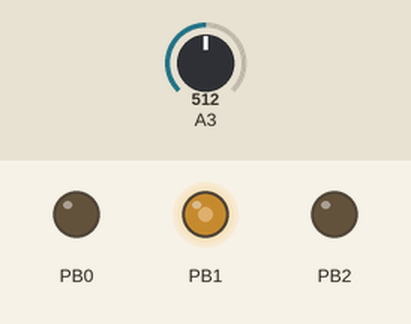
Recording of a sketch running on a simulated ATtiny85, built with avr-gcc and run on an emulated ATtiny85. On the bench: output pins drawn as LEDs (lit = HIGH). The inputs (shaded band) are chosen by the test bench; at power-on: A3 = 512.

Above: at 1.2 s.
1.3 s: A3 set to 710
At 2.3 s:
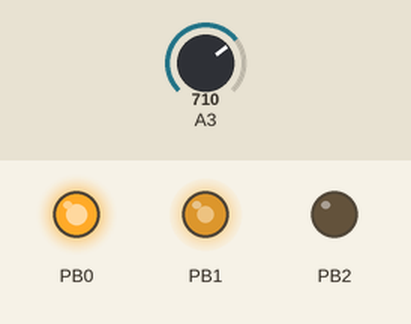
2.8 s: A3 set to 690
At 3.5 s:
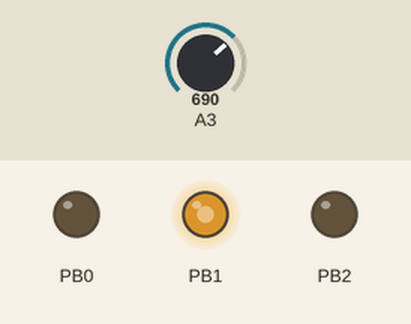
4.3 s: A3 set to 810
At 4.6 s:
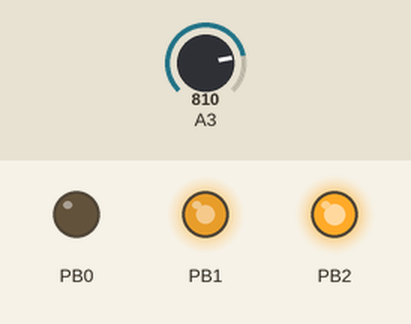
5.8 s: A3 set to 790
At 7.0 s:
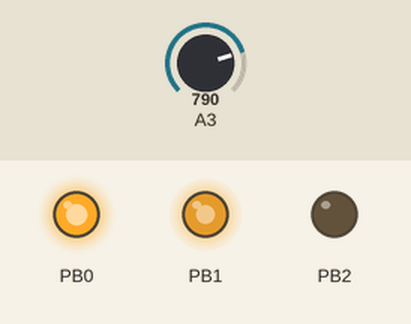
7.3 s: A3 set to 960
At 8.1 s:
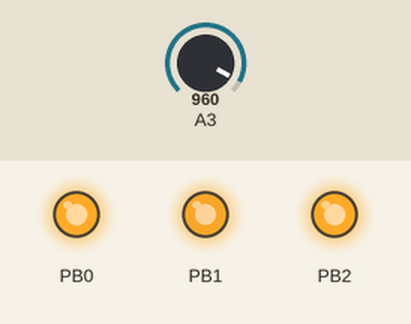
Timing chart, 0 to 9.8 s (numbered marks = the images above; inputs shaded):
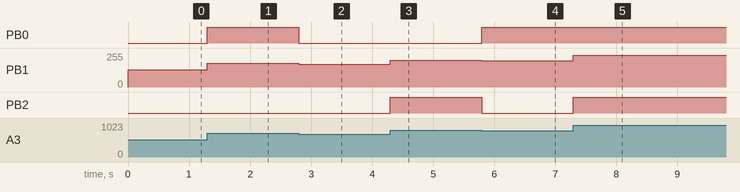

Measured:
- after the input at 1.3 s, PB0: LOW → HIGH at once; PB1: 128/255 → 177/255 at once
- after the input at 2.8 s, PB0: HIGH → LOW at once; PB1: 177/255 → 172/255 at once
- after the input at 4.3 s, PB1: 172/255 → 202/255 at once; PB2: LOW → HIGH at once
- after the input at 5.8 s, PB0: LOW → HIGH at once; PB1: 202/255 → 197/255 at once; PB2: HIGH → LOW at once
- after the input at 7.3 s, PB1: 197/255 → 240/255 at once; PB2: LOW → HIGH at once

The sketch:

analogButtons.ino
```cpp
#if defined(__AVR_ATtiny85__) || defined(__AVR_ATtiny45__) || defined(__AVR_ATtiny25__)
	#define ARDUINO_TINY
#elif defined(__AVR_MEGA__)
	#define ARDUINO_UNO
    #define HAVE_SERIAL
#endif

#include "Arduino.h"

#ifdef ARDUINO_UNO
	#define BUTTONS A0
#else
	#define BUTTONS 3
	// #define DEBUG_PORT 0
	// #define TICK_PORT 1

	// #define DEBUG_START 0b10101110
	// #define DEBUG_END   0b01110101

	// void sendDebug(byte port, byte value) {
	// 	for(byte mask = 0x80 ; mask >>= 1; mask) {
	// 		digitalWrite(port, (value & mask) != 0);
	// 	}
	// }
#endif

void setup() {
	pinMode(BUTTONS, INPUT);
#ifdef ARDUINO_UNO
	Serial.begin(115200);
	Serial.println("Ready");
#else
	pinMode(0, OUTPUT);
	pinMode(1, OUTPUT);
	pinMode(2, OUTPUT);
    TCCR1 = (1 << PWM1A) | (1 << COM1A1) | 0x6; // reset on top | match output on OC1A = out 1 | prescale 32
    OCR1A = 128;
    GTCCR = 0;

	// pinMode(DEBUG_PORT, OUTPUT);
	// pinMode(TICK_PORT, OUTPUT);
#endif
}

byte decode(int v) {
	if (v > 950) {
		return 3;
	}
	if (v > 800) {
		return 2;
	}
	if (v > 700) {
		return 1;
	}
	return 0;
}

byte button = 0;

int v = 0;

void loop() {
#ifdef ARDUINO_UNO
	v =  analogRead(BUTTONS);
	Serial.println(v);
	byte newButton = decode(v);
	if (newButton != button) {
		delay(100);
		v =  analogRead(BUTTONS);
		newButton = decode(v);
		if (newButton != button) {
			button = newButton;
			Serial.println(button);
		}
	}
	delay(500);
#else
	v =  analogRead(BUTTONS);
	OCR1A = (byte)(v >> 2);
	byte button = decode(v);
	digitalWrite(0, button & 1);
	digitalWrite(2, button & 2);

	// static long counter = 0;
	// static bool tick = 0;
	// counter++;
	// if (counter == 1000) {
	// 	counter = 0;
	// 	tick = !tick;
	// 	digitalWrite(TICK_PORT, tick);
	// 	v =  analogRead(BUTTONS);
	// }
	// sendDebug(DEBUG_PORT, DEBUG_START);
	// sendDebug(DEBUG_PORT, (byte)(v >> 8));
	// sendDebug(DEBUG_PORT, (byte)(v & 0xFF));
	// sendDebug(DEBUG_PORT, DEBUG_END);
#endif
}
```
